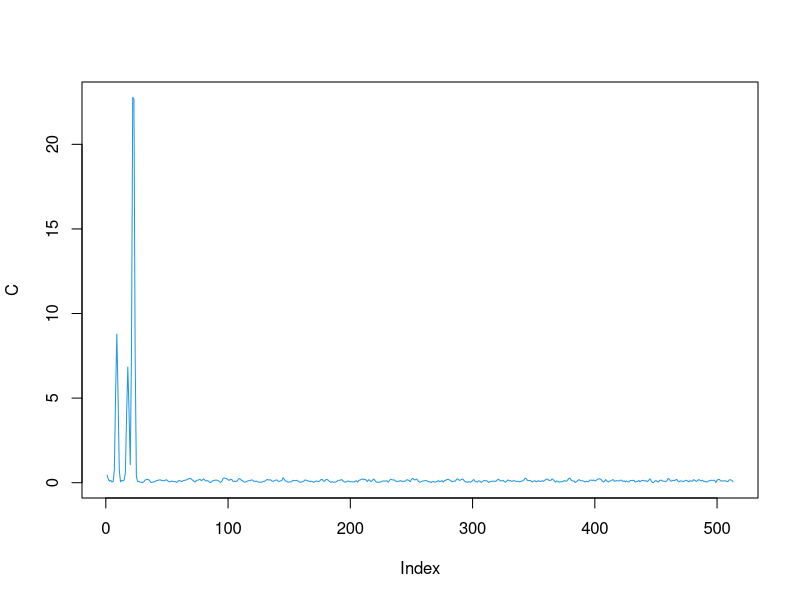

Here is the R script that generated this plot:
cat("\014")
M=9
NG=20
n=NG/2
N=round(2**n)



s2<-array(N)
va<-array(N)

for( i  in 1:N)
{
  s2[i]=2*runif(1)+NG*cos(2*M*pi*i/N)*(1+0.1*runif(1))+17*cos(4*M*pi*i/N + runif(1))+3*cos(5*pi*M*i/N)*(runif(1)+NG)
  va[i]=0.42-0.5*cos(2*pi*i/N)+0.08*cos(4*pi*i/N)
}


s1=s2*va

A<-array(round(N/2+1))

i=1
A[i]=0
A[i]=(sum(s1)-s1[N])/N

i=round(N/2+1)
A[i]=0
for (j in 1:(N-1)) {
  A[i]=A[i]+s1[j]*cos(pi*j/N)
}
A[i]=A[i]/N

for(i in 2:(round(N/2))) {
  A[i]=0
  for (j in 1:(N-1)) {
    A[i]=A[i]+s1[j]*cos(2*pi*j*i/N)*2/N
  }
}

B<-array(round(N/2+1))
B=0

for(i in 1:(round(N/2+1))) {
  B[i]=0
  for (j in 1:(N-1)) {
    B[i]=B[i]+s1[j]*sin(2*pi*j*i/N)*2/N
  }
}

C<-array(round(N/2+1))
C=sqrt(A**2+B**2)
plot(C,type = "l",col=60)

d1<-array(N)
SumA=0
SumB=0

for (i in 1:N) {
  SumA=0
  SumB=0
  for (j in 1:(round(N/2+1))) {
    SumA=A[j]*cos(2*pi*j*i/N)+SumA
    SumB=B[j]*sin(2*pi*j*i/N)+SumB
  }
  d1[i]=SumA+SumB
}


